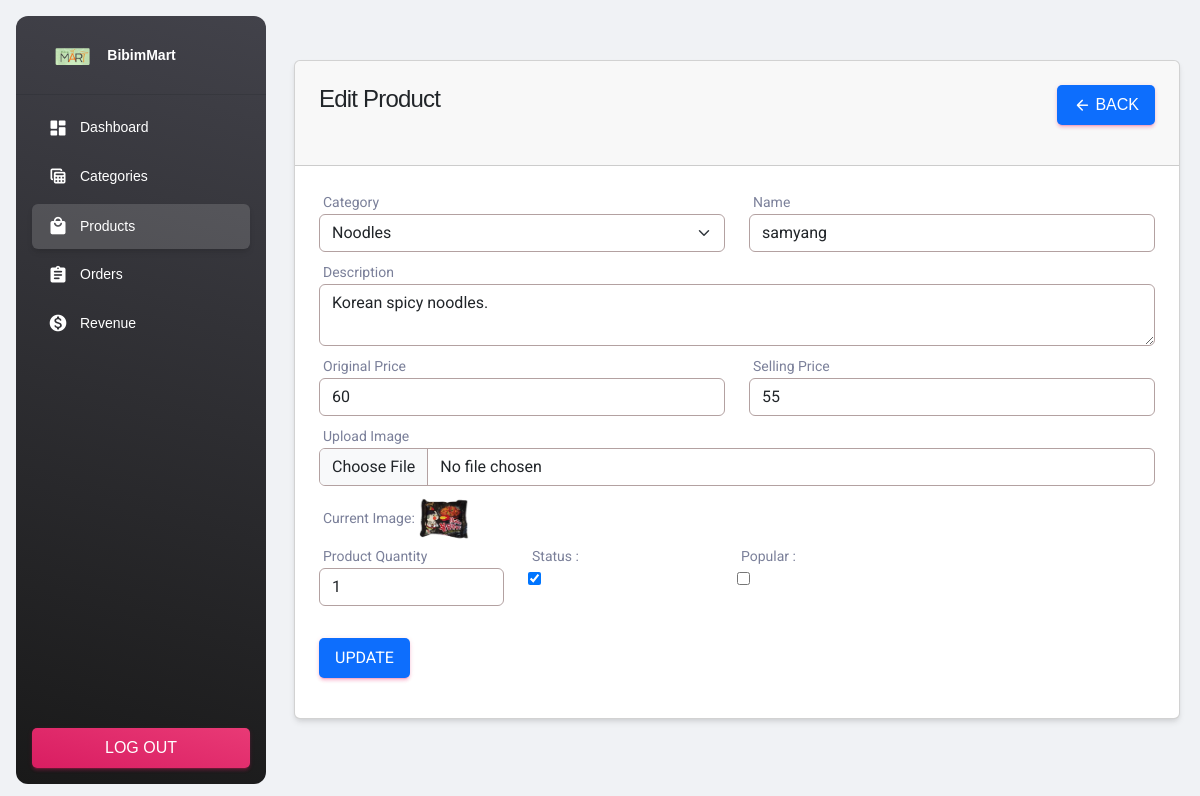
/admin/edit-product.php?id=2, run on the app's committed database.
### tables this page shows
CREATE TABLE `products` (
  `product_id` int(11) NOT NULL,
  `product_name` varchar(50) NOT NULL,
  `product_image` varchar(150) NOT NULL,
  `qty` int(11) NOT NULL,
  `product_status` tinyint(4) NOT NULL,
  `trending` tinyint(4) NOT NULL,
  `product_desc` varchar(150) NOT NULL,
  `product_price` int(11) NOT NULL,
  `selling_price` int(11) NOT NULL,
  `product_added` timestamp NOT NULL DEFAULT current_timestamp(),
  `product_cat_id` int(11) NOT NULL
);

CREATE TABLE `product_cat` (
  `product_cat_id` int(11) NOT NULL,
  `product_cat_name` varchar(50) NOT NULL,
  `product_cat_desc` varchar(50) NOT NULL,
  `product_cat_image` varchar(191) NOT NULL,
  `product_status` varchar(1) NOT NULL
);

### myfunctions.php (called while the page is built, shortened)
<?php
$conn = connection();
function getAll($table){
    global $conn;
    $query = "SELECT * FROM $table";
    $query_run = mysqli_query($conn, $query);
    return $query_run;
}
function getByID($table, $id){
    global $conn;
    $query = "SELECT * FROM $table WHERE product_id='$id' ";
    $query_run = mysqli_query($conn, $query);
    return $query_run;
}
?>

### admin/edit-product.php (the view, shortened to what this page needs)
<?php
include ('includes/header.php');
?>
<!DOCTYPE html>
<html lang="en">
<head>
    <link rel="stylesheet" href="../css/bootstrap.css">
</head>
<div class="container">
    <div class="row mt-3">
        <div class="col-md-12">
            <?php
            if (isset($_GET['id'])) {
                $id = $_GET['id'];
                $product = getByID("products", $id);
                if (mysqli_num_rows($product) > 0) {
                    $data = mysqli_fetch_array($product)
                        ?>
                    <div class="card">
                        <div class="card-header">
                            <h4>Edit Product
                                <a href="products.php" class="btn btn-primary float-end"><i class="material-icons">arrow_back</i> Back</a>
                            </h4>
                        </div>
                        <div class="card-body">
                            <form action="code.php" method="POST" enctype="multipart/form-data">
                                <div class="row">
                                    <div class="col-md-6">
                                        <label class="mb-0">Category</label>
                                        <select name="category_id" class="form-select mb-2">
                                            <?php
                                            $categories = getAll("product_cat");
                                            if (mysqli_num_rows($categories) > 0) {
                                                foreach ($categories as $item) {
                                                    ?>
                                                    <option value="<?= $item['product_cat_id'];?>" <?=$data['product_cat_id'] == $item['product_cat_id']? 'selected':''?> ><?= $item['product_cat_name']; ?>  </option>
                                                <?php
                                                }
                                            } else {
                                                echo "No categories found";
                                            }
                                            ?>
                                        </select>
                                    </div>
                                    <div class="col-md-6">
                                        <label class="mb-0">Name</label>
                                        <input type="text" required name="product_name" value="<?= $data['product_name']; ?>"
                                            placeholder="Enter product name" class="form-control mb-2"></input>
                                    </div>
                                    <div class="col-md-12">
                                        <label class="mb-0">Description</label>
                                        <textarea rows="2" required name="product_desc" placeholder="Enter products description"
                                            class="form-control mb-2"><?= $data['product_desc'] ?></textarea>
                                    </div>
                                    <div class="col-md-6">
                                        <label class="mb-0">Original Price</label>
                                        <input type="text" required name="product_price" value="<?= $data['product_price']; ?>"
                                            placeholder="Enter product price" class="form-control mb-2"></input>
                                    </div>
                                    <div class="col-md-6">
                                        <label class="mb-0">Selling Price</label>
                                        <input type="text" required name="selling_price" value="<?= $data['selling_price']; ?>"
                                            placeholder="Enter selling price" class="form-control mb-2"></input>
                                    </div>
                                    <div class="col-md-12">
                                        <label class="mb-0">Upload Image</label>
                                        <input type="file" name="image" class="form-control mb-2">
                                        <label class="mb-0">Current Image: </label>
                                        <img src="../uploads/<?= $data['product_image']; ?>" alt="Product image" height="50px"
                                            width="50px">
                                    </div>
                                    <div class="row">
                                        <div class="col-md-3">
                                            <label class="mb-0">Product Quantity</label>
                                            <input type="number" required name="qty" value="<?= $data['qty']; ?>"
                                                placeholder="Enter product quantity" class="form-control mb-2"></input>
                                        </div>
                                        <div class="col-md-3">
                                            <label class="mb-0">Status :</label> <br>
                                            <input type="checkbox" name="product_status"
                                                <?= $data['product_status'] == '0' ? '' : 'checked' ?>> </input>
                                        </div>
                                        <div class="col-md-3">
                                            <label class="mb-0">Popular :</label> <br>
                                            <input type="checkbox" name="trending" <?= $data['trending'] == '0' ? '' : 'checked' ?>>
                                        </div>
                                    </div>
                                    <div class="col-md-12">
                                    </div>
                                    <div class="col-md-12 ">
                                        <button type="submit" class="btn btn-primary" name="update_product_btn">Update</button>
                                    </div>
                                </div>
                            </form>
                        </div>
                    </div>
                <?php
                } else {
                    echo "Product not found in the given id";
                }
            } else {
                echo "Id missing from url";
            }
            ?>
        </div>
    </div>
</div>
<?php include ('includes/footer.php'); ?>

### admin/includes/header.php (style rules this page uses)
.form-control { border: 1px solid #b3a1a1 !important; padding: 8px 10px; }
.form-select { border: 1px solid #b3a1a1 !important; padding: 8px 10px; }

### admin/edit-product.php (style rules this page uses)
body { font-family: Arial, sans-serif; background-color: #f7f7f7; margin: 0; padding: 0; }
.container { padding: 20px; }
.btn { padding: 8px 16px; border: none; border-radius: 5px; text-decoration: none; display: inline-block; }

### data on the page
products: category_id "Noodles", product_name "samyang", product_desc "Korean spicy noodles.", product_price "60", selling_price "55", product_image (picture), qty "1", product_status "☑"
